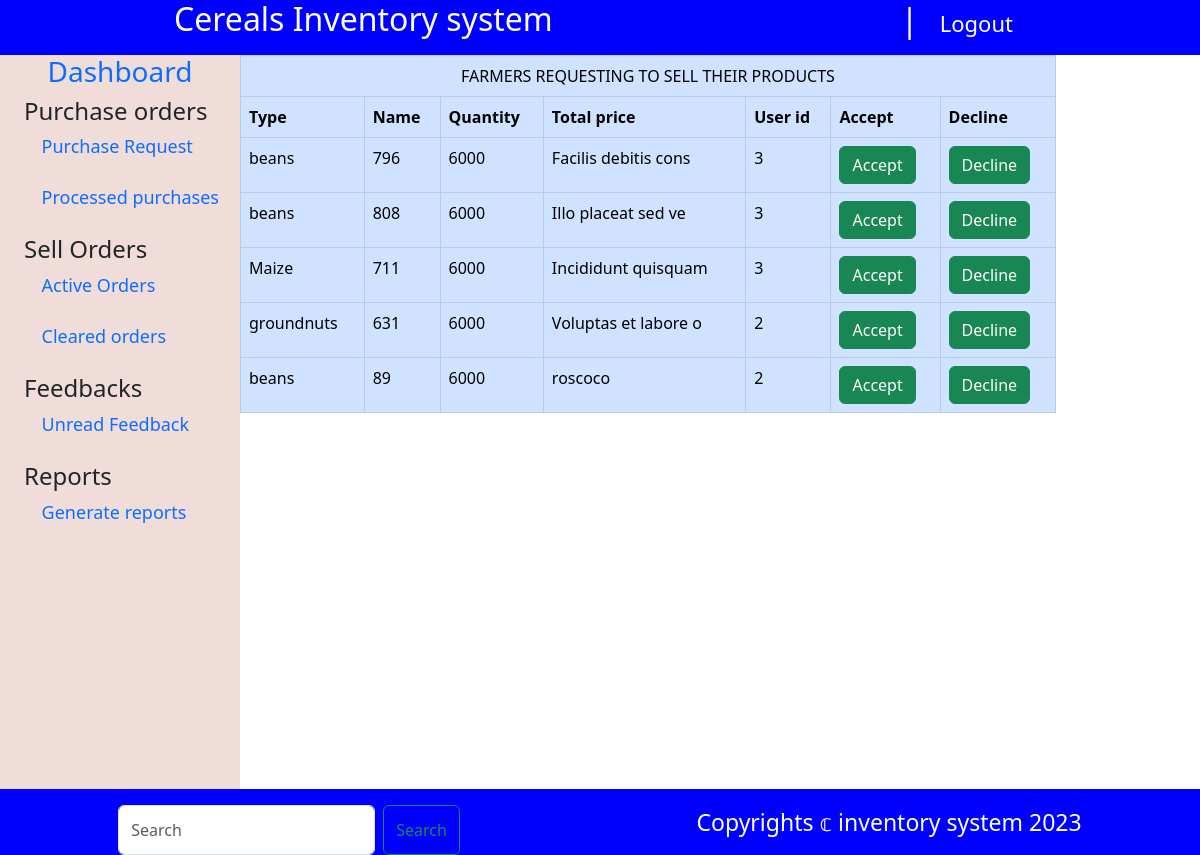
Before: /Admin/sale.php with the older database file.
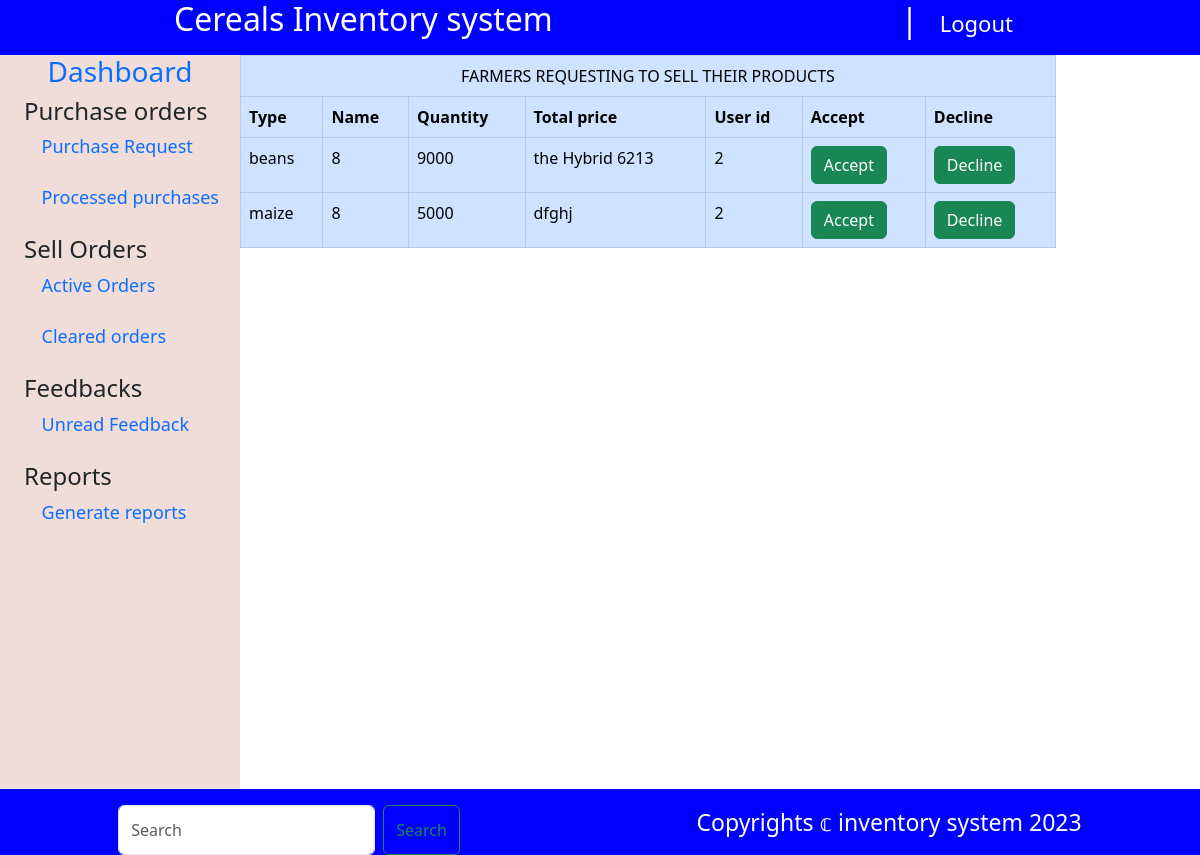
After: the same page with the newer database file.
### tables this page shows
CREATE TABLE `sale` (
  `id` int(11) NOT NULL,
  `type` varchar(255) NOT NULL,
  `quantity` int(20) NOT NULL,
  `price` int(20) NOT NULL,
  `description` varchar(255) NOT NULL,
  `total` int(10) NOT NULL,
  `user_id` int(10) NOT NULL,
  `status` int(1) NOT NULL DEFAULT 0
);

### Admin/sale.php (the view, shortened to what this page needs)
<?php
include '../connection.php';
?>
<!doctype html>
<html lang="en">
<head>
    <link rel="stylesheet" href="../CSS/style.css">
</head>
<body>
<div style="background: blue;" class="header d-flex justify-content-around align-content-center">
    <h2 class="text-white">Cereals Inventory system </h2>
    <h2 class="text-white"><?php if(isset($_SESSION['username'])){
        }?>| <a  style="font-size:22px;" href="logout.php" class="btn text-white">Logout</a></h2>
</div>
<div class="mainbody d-flex">
    <div class="sidebar">
        <h3 class="text-center text-primary">Dashboard</h3>
        <div class="form-group ms-4">
            <h4>Purchase orders</h4>
            <div class="link">
                <span class="">   <a href="purchase.php">Purchase Request</a></span><br><br>
                <span class="my-5">   <a href="orders.php">Processed purchases</a></span><br><br>
            </div>
        </div>
        <div class="form-group ms-4">
            <h4>Sell Orders</h4>
            <div class="link">
                <span class="">   <a href="sale.php" >Active Orders</a></span><br><br>
                <span class="my-5">   <a href="cleared.php" >Cleared orders</a></span><br><br>
            </div>
        </div>
        <div class="form-group ms-4">
            <h4>Feedbacks</h4>
            <div class="link">
                <span class="">   <a href="feedback.php">Unread Feedback</a></span><br><br>
            </div>
        </div>
        <div class="form-group ms-4">
            <h4>Reports</h4>
            <div class="link">
                <span class="">   <a href="reports.php" >Generate reports</a></span><br><br>
            </div>
        </div>
    </div>
    <div class="main_content">
        <table class="table table-responsive-sm table-primary table-hover table-bordered">
            <thead>
            <tr><td class="text-center text-uppercase" colspan="7">Farmers requesting to sell their products</td></tr>
            <tr>
                <th>Type</th>
                <th>Name</th>
                <th>Quantity</th>
                <th>Total price</th>
                <th>User id</th>
                <th colspan="">Accept</th>
                <th colspan="">Decline</th>
            </tr>
            </thead>
            <tbody>
            <?php
            $ordered_food="select * from sale where status='0'";
            $ordered_foodrun=mysqli_query($conn,$ordered_food);
            while($rows=mysqli_fetch_assoc($ordered_foodrun)){
                ?>
                <tr>
                    <td><?php echo $rows['type']?></td>
                    <td><?php echo $rows['quantity']?></td>
                    <td><?php echo $rows['price']?></td>
                    <td><?php echo $rows['description']?></td>
                    <td><?php echo $rows['user_id']?></td>
                    <td>
                        <form action="processor.php" method="post">
                            <button type="submit" name="acceptsale" class="btn btn-success">Accept</button>
                        </form>
                    </td>
                    <td>
                        <form action="processor.php" method="post">
                            <button type="submit" name="declinesale" class="btn btn-success">Decline</button>
                        </form>
                    </td>
                </tr>
                <?php
            }
            ?>
            </tbody>
        </table>
    </div>
</div>
<div style="background: blue; position: fixed;bottom: 0px; width: 100%;" class="header d-flex justify-content-around align-content-center pt-3">
    <form class="d-flex" role="search">
        <input class="form-control me-2" type="search" placeholder="Search" aria-label="Search">
        <button class="btn btn-outline-success" type="submit">Search</button>
    </form>
    <p style="color: white; font-size: 23px;">Copyrights &copf; inventory system 2023</p>
</div>
</body>
</html>

Changed rows visible on the page:
no longer on this page (row edited): sale: type "beans", quantity "796", price "6000", description "Facilis debitis cons", user "3"
removed sale: type "beans", quantity "808", price "6000", description "Illo placeat sed ve", user "3"
no longer on this page (row edited): sale: type "Maize", quantity "711", price "6000", description "Incididunt quisquam", user "3"
removed sale: type "groundnuts", quantity "631", price "6000", description "Voluptas et labore o", user "2"
removed sale: type "beans", quantity "89", price "6000", description "roscoco", user "2"
added sale: type "beans", quantity "8", price "9000", description "the Hybrid 6213", user "2"
added sale: type "maize", quantity "8", price "5000", description "dfghj", user "2"
